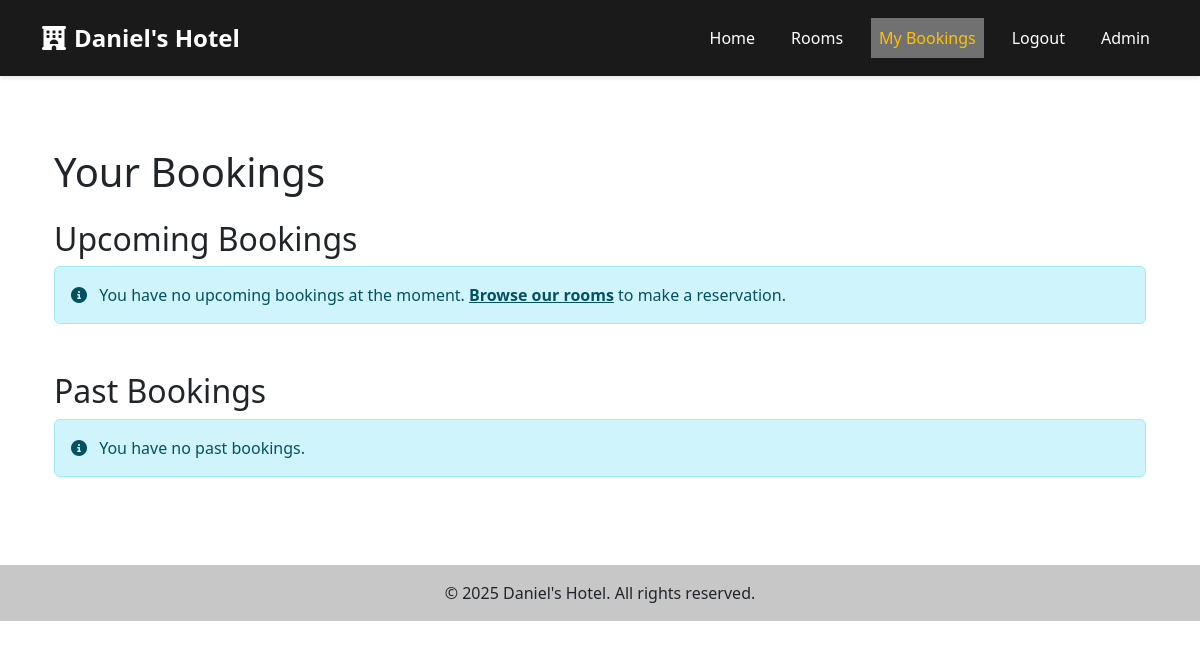
Page /my-bookings/ (signed in) on the earlier database version.
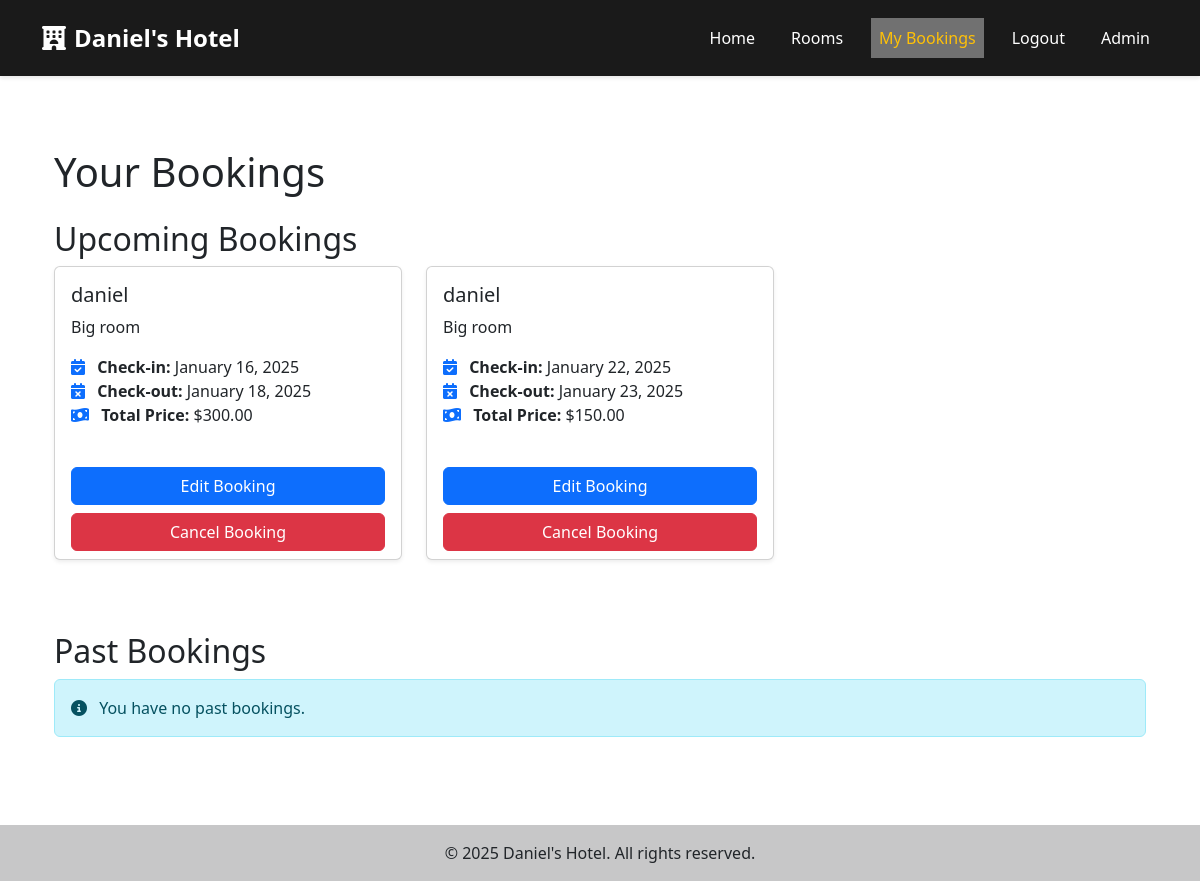
Same page on the later database version.
### rooms/models.py (models this page shows, shortened)
class Booking(models.Model):
    STATUS_CHOICES = [
        ("PENDING", "Pending"),
        ("CONFIRMED", "Confirmed"),
        ("CANCELLED", "Cancelled"),
    ]
    user = models.ForeignKey(
        settings.AUTH_USER_MODEL,
        on_delete=models.CASCADE,
        null=True,
        blank=True
    )
    room = models.ForeignKey(Room, on_delete=models.CASCADE)
    guest_name = models.CharField(max_length=100)
    email = models.EmailField()
    phone_number = models.CharField(max_length=15, blank=True, null=True)
    check_in_date = models.DateField()
    check_out_date = models.DateField()
    total_price = models.DecimalField(max_digits=10, decimal_places=2)
    created_at = models.DateTimeField(auto_now_add=True)
    updated_at = models.DateTimeField(auto_now=True)
    status = models.CharField(
        max_length=10, choices=STATUS_CHOICES, default="PENDING"
    )

class Room(models.Model):
    ROOM_TYPES = [
        ("STD", "Standard"),
        ("DLX", "Deluxe"),
        ("SUI", "Suite"),
    ]
    name = models.CharField(max_length=100)
    description = models.TextField()
    room_type = models.CharField(max_length=3, choices=ROOM_TYPES)
    price = models.DecimalField(max_digits=10, decimal_places=2)
    available = models.BooleanField(default=True)
    amenities = models.ManyToManyField(Amenity, blank=True)
    max_occupancy = models.IntegerField(default=2)
    size = models.IntegerField(help_text="Size in square feet", default=0)

### rooms/views.py (the view)
@login_required
def user_bookings(request):
    upcoming_bookings = Booking.objects.filter(
        user=request.user,
        check_in_date__gte=timezone.now().date()
    ).order_by('check_in_date')
    past_bookings = Booking.objects.filter(
        user=request.user,
        check_in_date__lt=timezone.now().date()
    ).order_by('-check_in_date')
    print(f"Upcoming bookings: {upcoming_bookings.count()}")
    print(f"Past bookings: {past_bookings.count()}")
    context = {
        'upcoming_bookings': upcoming_bookings,
        'past_bookings': past_bookings
    }
    return render(request, 'user_bookings.html', context)

### rooms/templates/user_bookings.html (shortened to what this page needs)
{% extends "base.html" %}
{% load static %}
{% block content %}
<div class="container mt-5">
    <h1 class="mb-4">Your Bookings</h1>
    <h2>Upcoming Bookings</h2>
    {% if upcoming_bookings %}
        <div class="row">
            {% for booking in upcoming_bookings %}
                <div class="col-md-6 col-lg-4 mb-4">
                    <div class="card h-100 shadow-sm">
                        <div class="card-body">
                            <h2 class="card-title h5">{{ booking.room.name }}</h2>
                            <p class="card-text">{{ booking.room.description|truncatewords:20 }}</p>
                            <ul class="list-unstyled">
                                <li><i class="fas fa-calendar-check text-primary me-2"></i> <strong>Check-in:</strong> {{ booking.check_in_date|date:"F d, Y" }}</li>
                                <li><i class="fas fa-calendar-times text-primary me-2"></i> <strong>Check-out:</strong> {{ booking.check_out_date|date:"F d, Y" }}</li>
                                <li><i class="fas fa-money-bill-wave text-primary me-2"></i> <strong>Total Price:</strong> ${{ booking.total_price|floatformat:2 }}</li>
                            </ul>
                        </div>
                        <div class="card-footer bg-transparent border-top-0">
                            <div class="d-grid gap-2">
                                <a href="{% url 'edit_booking' booking.id %}" class="btn btn-primary">Edit Booking</a>
                                <form method="post" action="{% url 'cancel_booking' booking.id %}">
                                    <button type="submit" class="btn btn-danger w-100" onclick="return confirm('Are you sure you want to cancel this booking?');">
                                        Cancel Booking
                                    </button>
                                </form>
                            </div>
                        </div>
                    </div>
                </div>
            {% endfor %}
        </div>
    {% else %}
        <div class="alert alert-info" role="alert">
            <i class="fas fa-info-circle me-2"></i> You have no upcoming bookings at the moment. <a href="{% url 'rooms' %}" class="alert-link">Browse our rooms</a> to make a reservation.
        </div>
    {% endif %}
    <h2 class="mt-5">Past Bookings</h2>
    {% if past_bookings %}
        <div class="row">
            {% for booking in past_bookings %}
                <div class="col-md-6 col-lg-4 mb-4">
                    <div class="card h-100 shadow-sm">
                        <div class="card-body">
                            <h2 class="card-title h5">{{ booking.room.name }}</h2>
                            <p class="card-text">{{ booking.room.description|truncatewords:20 }}</p>
                            <ul class="list-unstyled">
                                <li><i class="fas fa-calendar-check text-primary me-2"></i> <strong>Check-in:</strong> {{ booking.check_in_date|date:"F d, Y" }}</li>
                                <li><i class="fas fa-calendar-times text-primary me-2"></i> <strong>Check-out:</strong> {{ booking.check_out_date|date:"F d, Y" }}</li>
                                {% if booking.num_guests %}
                                    <li><i class="fas fa-users text-primary me-2"></i> <strong>Guests:</strong> {{ booking.num_guests }}</li>
                                {% endif %}
                                <li><i class="fas fa-money-bill-wave text-primary me-2"></i> <strong>Total Price:</strong> ${{ booking.total_price|floatformat:2 }}</li>
                            </ul>
                        </div>
                    </div>
                </div>
            {% endfor %}
        </div>
    {% else %}
        <div class="alert alert-info" role="alert">
            <i class="fas fa-info-circle me-2"></i> You have no past bookings.
        </div>
    {% endif %}
</div>
{% endblock %}

Differences in the rows shown:
added Booking: room.name "daniel", room.description "Big room", check_in_date "January 16, 2025", check_out_date "January 18, 2025", total_price "300.00"
added Booking: room.name "daniel", room.description "Big room", check_in_date "January 22, 2025", check_out_date "January 23, 2025", total_price "150.00"
Other differences:
text no longer shown: "You have no upcoming bookings at the moment. Browse our rooms to make a reservation."
